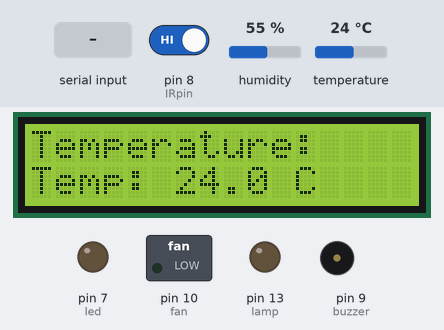
This sketch was run on a simulated Arduino Uno, built with avr-gcc and run on an emulated ATmega328P. Parts: 16×2 character LCD, switched loads named in the sketch (green lamp = pin HIGH), output pins drawn as LEDs (lit = HIGH), buzzer (waves = sounding, pin HIGH). The inputs (shaded band) are chosen by the test bench; at power-on: temperature 24 °C, pin 8 (IRpin) HIGH, humidity 55 %.

Above: at 1.2 s.
1.3 s: temperature set to 21 °C
At 3.0 s:
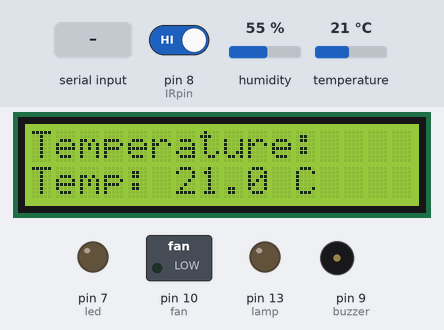
3.6 s: temperature set to 18 °C
At 5.3 s:
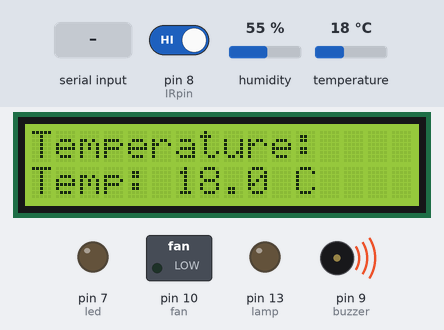
5.6 s: pin 8 (IRpin) driven LOW
At 6.8 s:
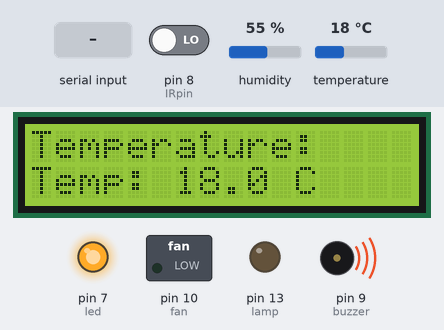
7.6 s: "2" received over Serial
At 9.3 s:
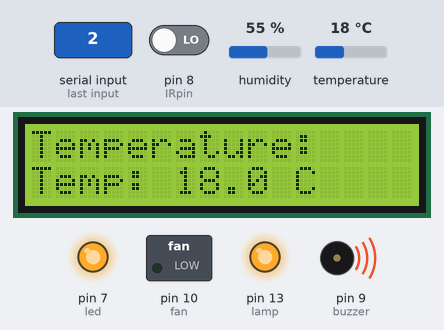
9.7 s: temperature set to 28 °C
At 10.6 s:
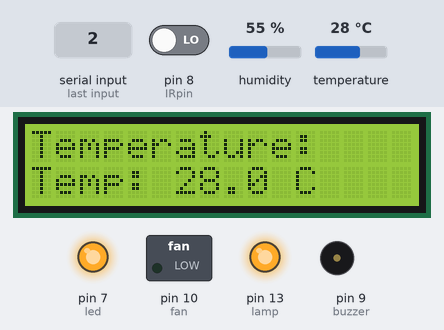
11.7 s: "0" received over Serial
At 13.0 s:
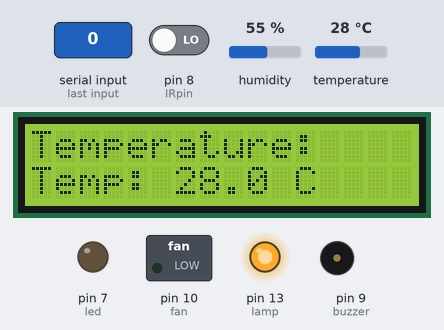
Timing chart, 0 to 14.8 s (numbered marks = the images above; inputs shaded):
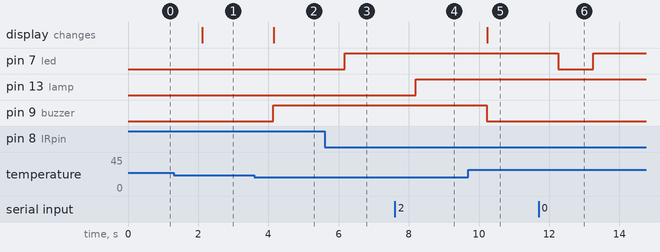

Measured:
- the behaviour switches between 20 and 19 °C on temperature (found by bisection; images 1 and 2)
- after the input at 1.3 s, the display: changes after 0.82 s (image 1)
- after the input at 3.6 s, pin 9 (buzzer): LOW → HIGH after 0.54 s; the display: changes after 0.55 s (image 2)
- after the input at 5.6 s, pin 7 (led): LOW → HIGH after 0.57 s
- after the input at 7.6 s, pin 13 (lamp): LOW → HIGH after 0.60 s
- after the input at 9.7 s, pin 9 (buzzer): HIGH → LOW after 0.53 s; the display: changes after 0.53 s (image 5)
- after the input at 11.7 s, pin 7 (led): HIGH → LOW after 0.56 s, → HIGH 1.0 s later

The sketch:

main.ino
```cpp
#include <LiquidCrystal.h>
#include "DHT.h"
#define DHTTYPE DHT11
DHT dht(A0, DHTTYPE);
LiquidCrystal lcd(12, 11, 5, 4, 3, 2);
int buzzer = 9;
int led = 7;
int fan = 10;
int IRpin = 8;
int lamp = 13;
char data = 0;
void setup() {
  Serial.begin(9600);
  pinMode(led, OUTPUT);
  pinMode(lamp, OUTPUT);
  pinMode(buzzer, OUTPUT);
  pinMode(fan, OUTPUT);
  pinMode(IRpin, INPUT);
  dht.begin();
  lcd.begin(16, 2);
  lcd.clear();
  lcd.print("Temperature:");
}
void loop() {
  float t = dht.readTemperature();
  if (t < 20 || t > 40)
    digitalWrite(buzzer, HIGH);
  else
    digitalWrite(buzzer, LOW);
  if (t > 35)
    digitalWrite(fan, HIGH);
  else if (t < 25)
    digitalWrite(fan, LOW);
  lcd.setCursor(0, 1);
  lcd.print("Temp: ");
  lcd.print(t, 1);
  lcd.print(" C");
  int irvalue = digitalRead(IRpin);
  if (irvalue == 0) {
    digitalWrite(led, HIGH);
  } else {
    digitalWrite(led, LOW);
  }
  if (Serial.available() > 0) {
    data = Serial.read();
    if (data == '1')
      digitalWrite(led, HIGH);
    else if (data == '0')
      digitalWrite(led, LOW);
    else if (data == '3')
      digitalWrite(lamp, LOW);
    else if (data == '2')
      digitalWrite(lamp, HIGH);
    else if (data == '5')
      digitalWrite(fan, LOW);
    else if (data == '4')
      digitalWrite(fan, HIGH);
  }
  delay(1000);
}
```
